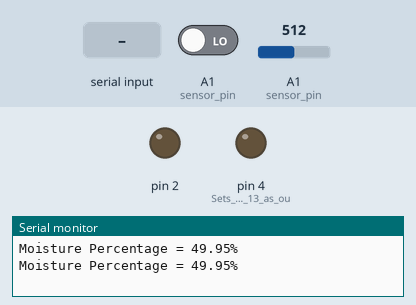
Recording of a sketch running on a simulated Arduino Uno, built with avr-gcc and run on an emulated ATmega328P. Parts: output pins drawn as LEDs (lit = HIGH), the last lines printed to the serial monitor. Inputs (shaded band) come from the test bench; at power-on: A1 (sensor_pin) LOW, A1 (sensor_pin) = 512.

Above: at 1.7 s.
1.8 s: "1\n" received over Serial
At 2.5 s:
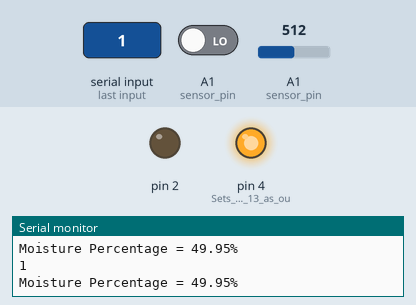
3.3 s: A1 (sensor_pin) driven HIGH
At 4.0 s:
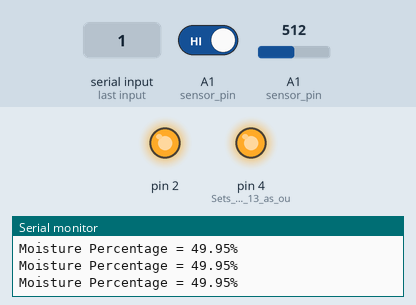
5.1 s: byte 48 ('0') received over Serial
At 6.6 s:
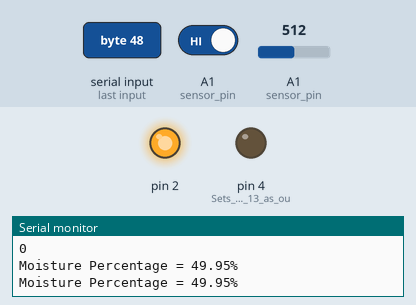
6.9 s: A1 (sensor_pin) driven LOW
At 8.1 s:
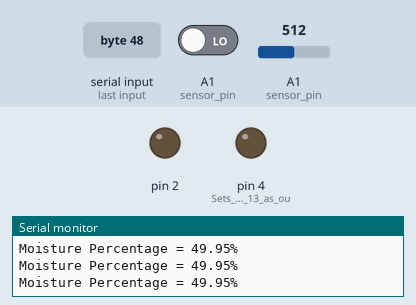
Timing chart, 0 to 9.7 s (numbered marks = the images above; inputs shaded):
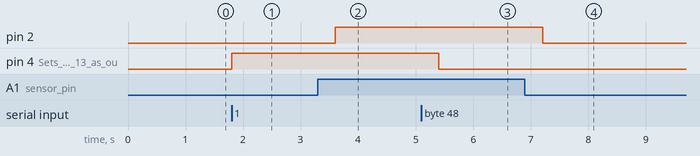

The sketch:

home_auto.ino
```cpp
char data = 0;                //Variable for storing received data
int water;
const int sensor_pin = A1;  /* Soil moisture sensor O/P pin */
void setup()
{
Serial.begin(9600);         //Sets the data rate in bits per second (baud) for serial data transmission
pinMode(4, OUTPUT);        //Sets digital pin 13 as output pin
pinMode(2,OUTPUT);
}

void loop()
{
float moisture_percentage;
int sensor_analog;
sensor_analog = analogRead(sensor_pin);
moisture_percentage = ( 100 - ( (sensor_analog/1023.00) * 100 ) );
Serial.print("Moisture Percentage = ");
Serial.print(moisture_percentage);
Serial.print("%\n\n");
water = digitalRead(A1); // reading the coming signal from the soil sensor
if(water == HIGH) // if water level is full then cut the relay
{
digitalWrite(2,HIGH); // low is to cut the relay
}
else
{
digitalWrite(2,LOW); //high to continue proving signal and water supply
}
delay(400);
delay(500);
if(Serial.available() > 0)  // Send data only when you receive data:
{
data = Serial.read();      //Read the incoming data and store it into variable data
Serial.print(data);        //Print Value inside data in Serial monitor
Serial.print("\n");        //New line
if(data == '1')            //Checks whether value of data is equal to 1
digitalWrite(4, HIGH);  //If value is 1 then LED turns ON
else if(data == '0')       //Checks whether value of data is equal to 0
digitalWrite(4, LOW);   //If value is 0 then LED turns OFF
}

}
```

Measured:
- after the input at 1.8 s, pin 4 (Sets_digital_pin_13_as_ou): LOW → HIGH at once
- after the input at 3.3 s, pin 2: LOW → HIGH after 0.30 s
- after the input at 5.1 s, pin 4 (Sets_digital_pin_13_as_ou): HIGH → LOW after 0.30 s
- after the input at 6.9 s, pin 2: HIGH → LOW after 0.31 s
